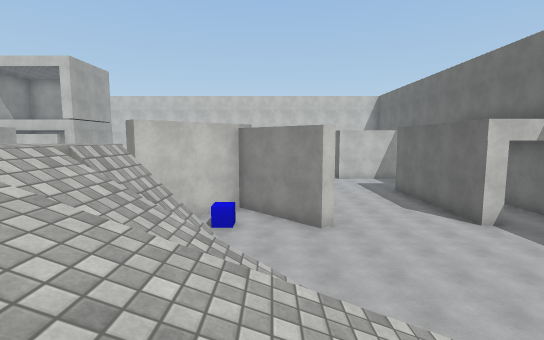
[1] (above)

17 first-person views from a walk through a scene from a Unity 3-D project. The camera is 1.2 m above the floor, tilts 6° down and sees 85° across. The floor is counted in squares, 2 m on a side. Each view is taken from the middle of a square. On the plan, view 1 faces up. The plan holds only what a view shows up to about 9 squares ahead; the rest is blank. The place goes on beyond the plan. The player character is not drawn. Door leaves are left out, so doorways stand open. Surface patterns are stand-ins for the level's own textures.

[2]
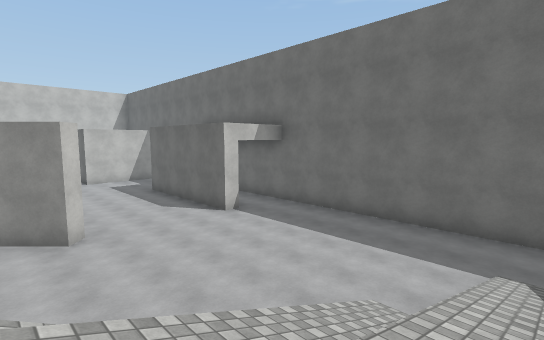

[3]
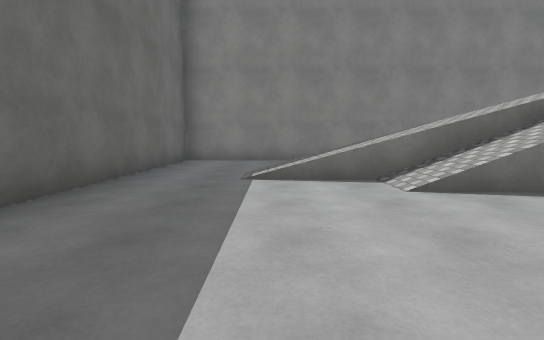

[4]
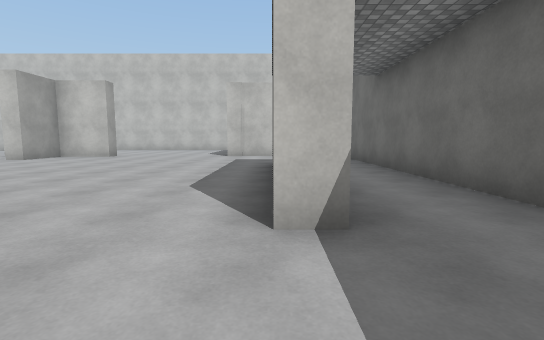

[5]
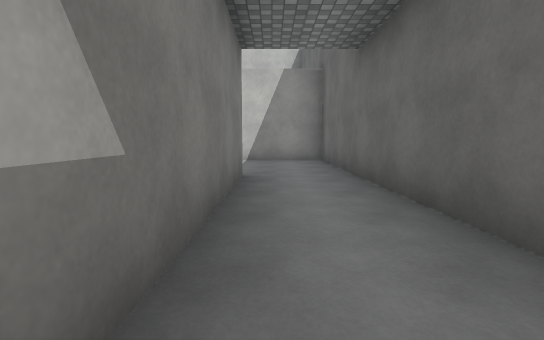

[6]
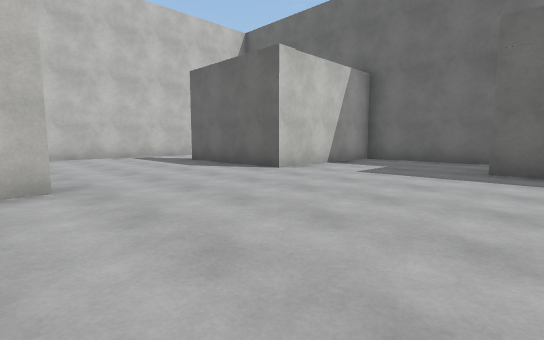

[7]
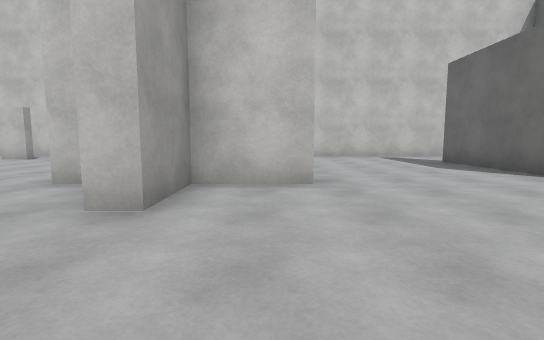

[8]
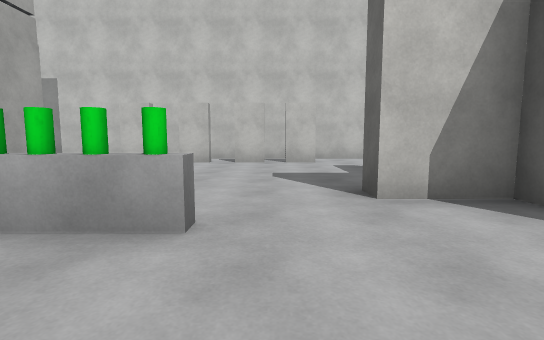

[9]
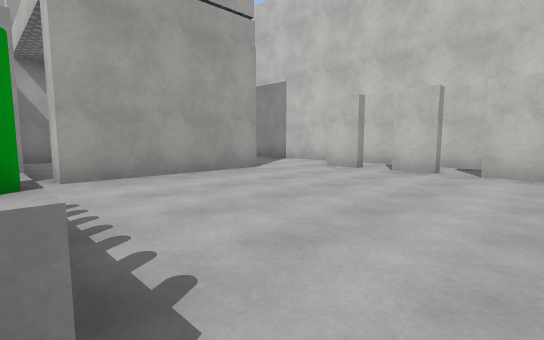

[10]
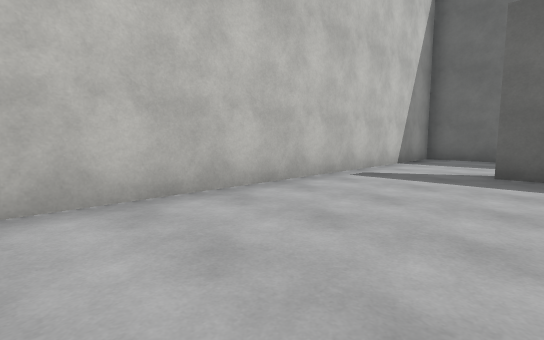

[11]
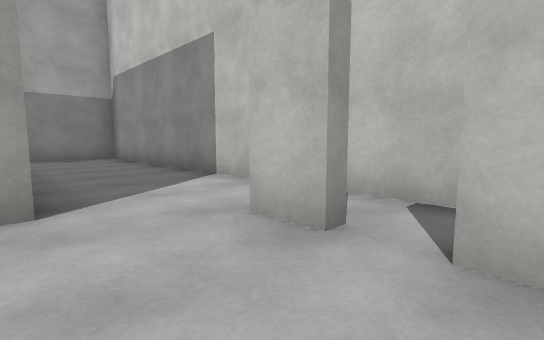

[12]
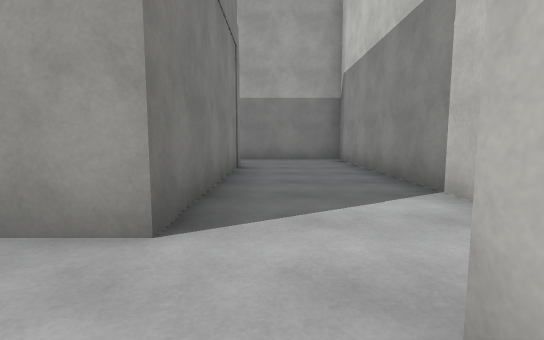

[13]
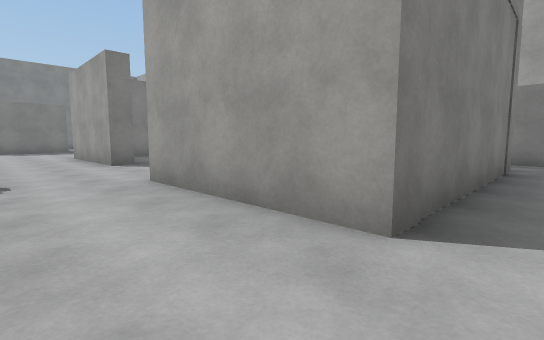

[14]
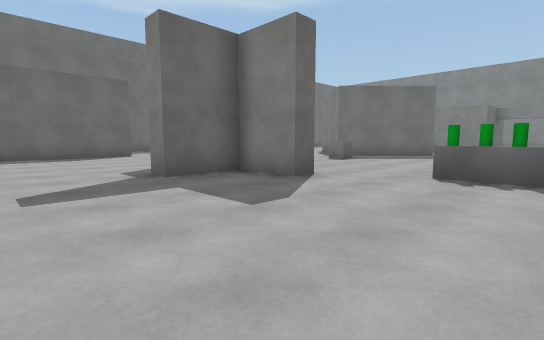

[15]
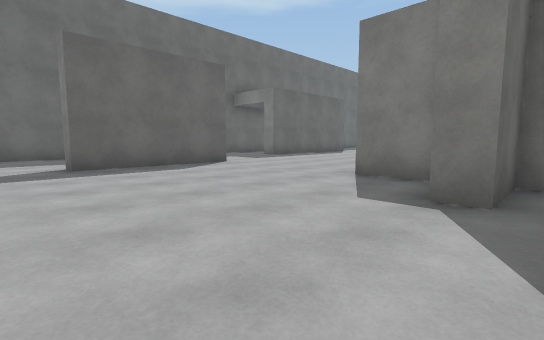

[16]
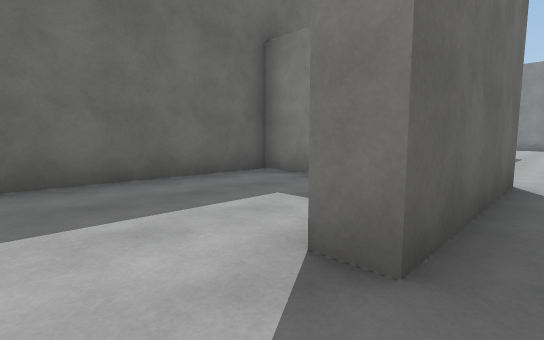

[17]
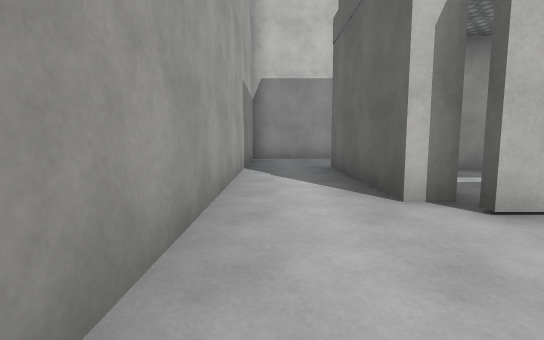

### Floor plan
Key: @ floor where view 1 was taken; # wall or solid block; . main floor; : floor 4 m higher than the main floor; / step, stairs or slope; D open door; v drop or lower ground; C cube; G green cylinder.
Columns run from 17 left of view 1 to 8 right of it. Each row starts with its distance up from view 1.
 21 ##########################
 20 #.......####.............#
 19 #........................#
 18 #..#####.............#...#
 17 #..#   #.............#...#
 16 #..#   #.......#.....#####
 15 #..#   #......###........#
 14 #...   .. GG...#.........#
 13 #..    ... ..............#
 12  .    D#..  .............#
 11       .#D.  ...C......#..#
 10       .#..   ..  .....#..#
  9        #.      ###....#..#
  8        ..     ##.##...#..#
  7               #.C.#...#..
  6                 .........
  5                 .........#
  4               :.//.......#
  3               :/v/.......#
  2                ////......#
  1                 /////....#
  0                  @/////..#
 -1                       ...#
 -2                       ...#
 -3                       ...#
 -4                    #######

Where each view was taken, in squares from view 1:
view 1: 0 up, 0 right, facing up
view 2: 0 up, 0 right, facing up-right
view 3: 5 up, 5 right, facing down
view 4: 5 up, 5 right, facing up
view 5: 7 up, 6 right, facing up
view 6: 11 up, 1 left, facing up-right
view 7: 11 up, 1 left, facing up
view 8: 12 up, 5 left, facing up
view 9: 14 up, 5 left, facing up-left
view 10: 18 up, 2 left, facing up-right
view 11: 18 up, 7 left, facing up-left
view 12: 19 up, 8 left, facing left
view 13: 19 up, 8 left, facing down-left
view 14: 19 up, 7 left, facing down-right
view 15: 20 up, 3 left, facing down-right
view 16: 20 up, 3 right, facing down-right
view 17: 12 up, 16 left, facing up
